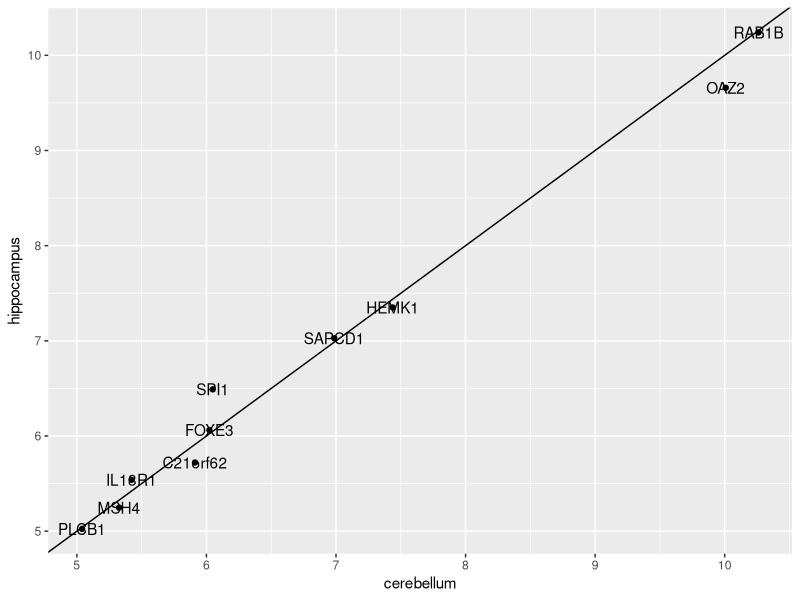
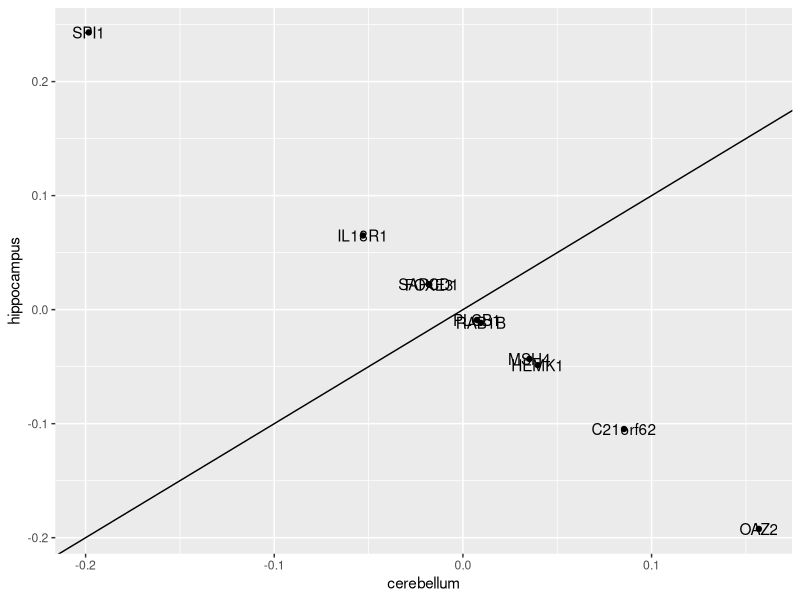
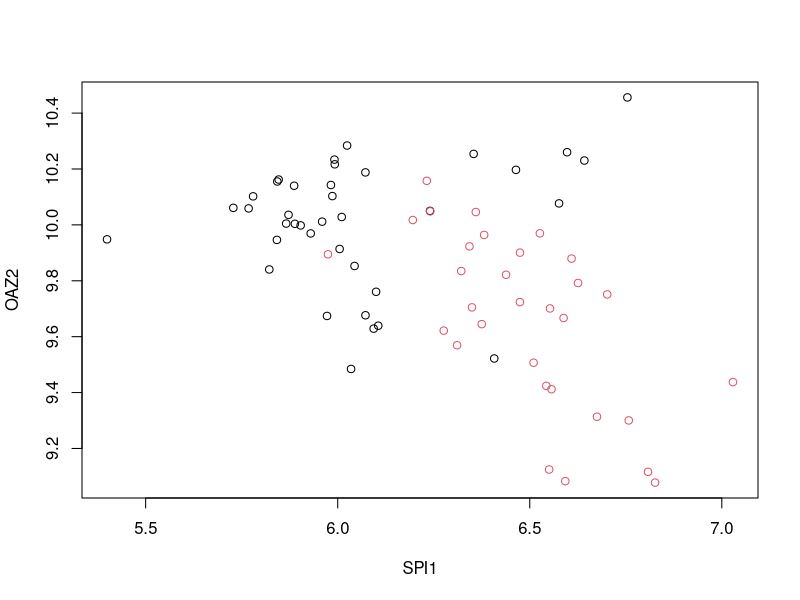

Write the R code that produced these figures, in order. (Note: this script raises an error after producing the figures.)
library(dslabs)
library(caret)
library(tidyverse)
data("tissue_gene_expression")

set.seed(1993, sample.kind="Rounding")
ind <- which(tissue_gene_expression$y %in% c("cerebellum", "hippocampus"))
y <- droplevels(tissue_gene_expression$y[ind])
x <- tissue_gene_expression$x[ind, ]
x <- x[, sample(ncol(x), 10)]

# Fit LDA model and measure Accuracy
train_lda <- train(x, y, method = "lda")
train_lda$finalModel$means

# Which TWO genes appear to be driving the algorithm?
t(train_lda$finalModel$means) %>% data.frame() %>%
  mutate(predictor_name = rownames(.)) %>%
  ggplot(aes(cerebellum, hippocampus, label = predictor_name)) +
  geom_point() +
  geom_text() +
  geom_abline()

# Fit LDA model and measure Accuracy with scaling (preProcess set to center)

train_lda2 <- train(x, y, method = "lda", preProcess = "center")
train_lda2$finalModel$means

# Which TWO genes appear to be driving the algorithm?
t(train_lda2$finalModel$means) %>% data.frame() %>%
  mutate(predictor_name = rownames(.)) %>%
  ggplot(aes(cerebellum, hippocampus, label = predictor_name)) +
  geom_point() +
  geom_text() +
  geom_abline()

d <- apply(train_lda2$finalModel$means, 2, diff)
ind <- order(abs(d), decreasing = TRUE)[1:2]
plot(x[, ind], col = y)

# Now use all tissue types

library(dslabs)      
library(caret)
data("tissue_gene_expression")

set.seed(1993, sample.kind="Rounding") #set.seed(1993, sample.kind="Rounding") if using R 3.6 or later
y <- tissue_gene_expression$y
x <- tissue_gene_expression$x
x <- x[, sample(ncol(x), 10)]
fit_lda <- train(x, y, method = "lda", preProcess = "center")
fit_lda$results["Accuracy"]

###
###

# Fit QDA model and measure Accuracy
train_lda <- train(x, y, method = "qda")
t(train_lda$finalModel$means) %>% data.frame() %>%
  mutate(predictor_name = rownames(.)) %>%
  ggplot(aes(cerebellum, hippocampus, label = predictor_name)) +
  geom_point() +
  geom_text() +
  geom_abline()

colMeans(x)
